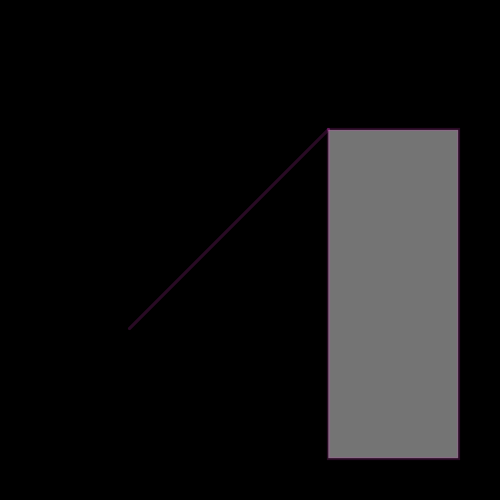
Frame 1 (no input)
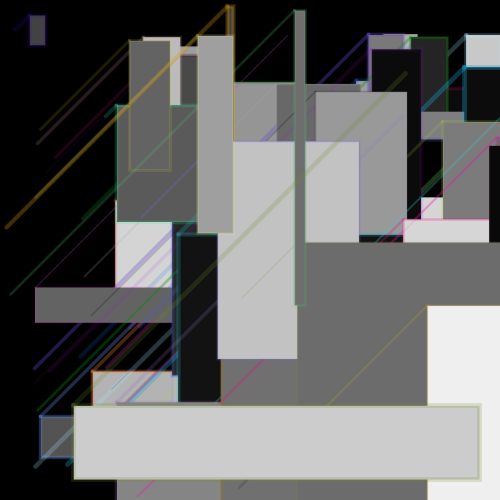
Frame 60 (the mouse pressed at the canvas centre just before this capture)
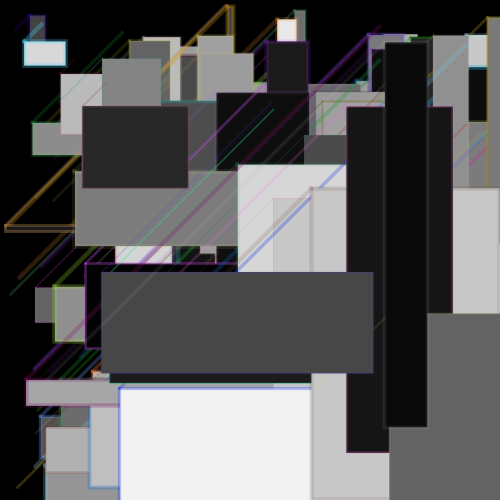
Frame 120 (the mouse held since frame 60 and released just before this capture)

The Processing sketch that drew these frames (run headless with seeded random() and noise(); from frame 60 on, the mouse is pressed at the canvas centre):

// Processing sketch: ex01
// ── ex01.pde
float px, py;

void setup () {

  size (500, 500);
  background(0);
  smooth();
}

void draw() {

  px=random(width); 
  py=random(height);
  stroke(random(255), random(255), random(255), random(20, 90));
  fill(random(255));
  strokeWeight(random(1, 5));


  px+=5;
  rect(px, py, py, px);
  line(px, py, py, px);
  point(px, py);
}
